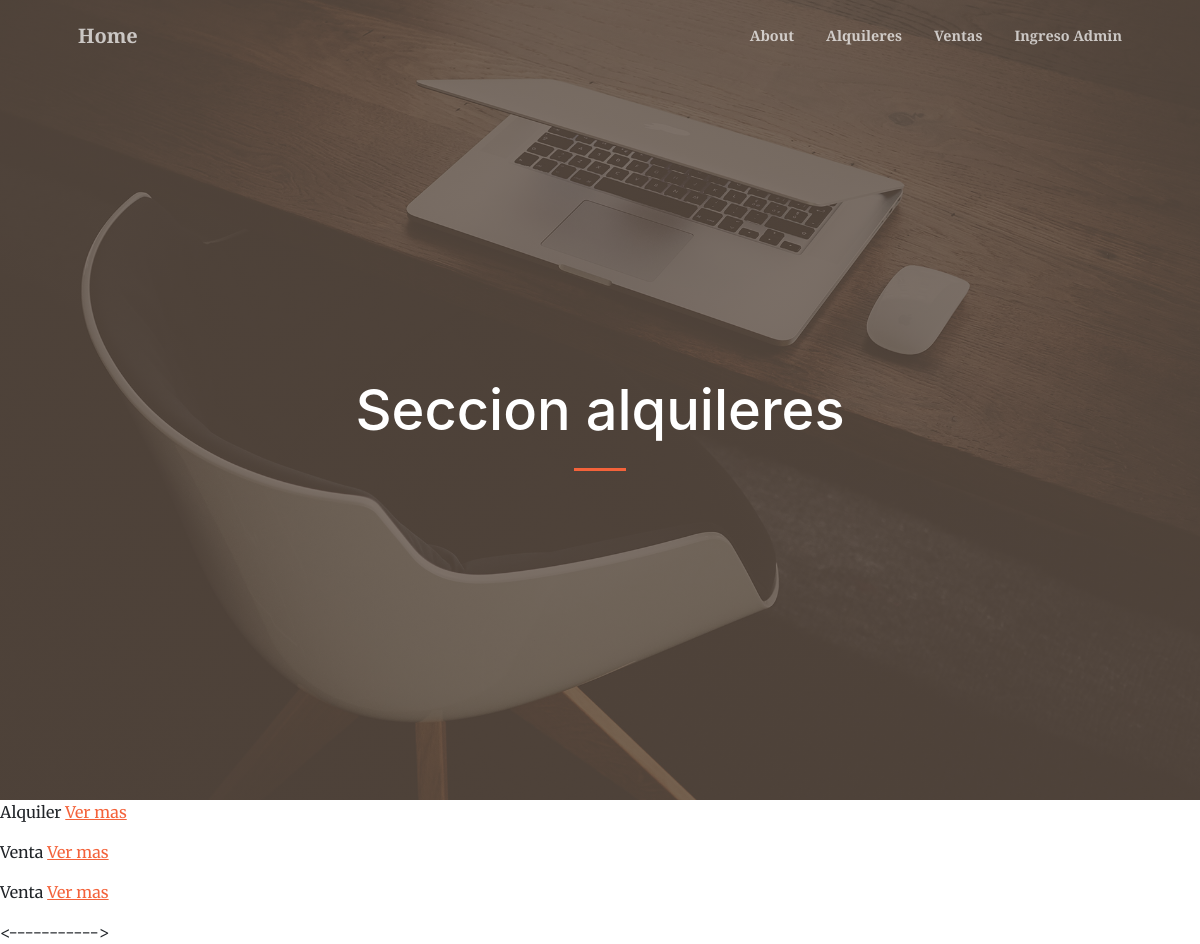
Page /appinmo/inmuebles/ on the committed database.
### inmobiliaria/models.py (models this page shows, shortened)
class Inmuebles (models.Model):
    tipo_de_operacion = models.CharField(max_length=100)
    precio = models.IntegerField()
    cantidad_ambientes = models.IntegerField()
    cantidad_dormitorios = models.IntegerField()
    descripcion = models.CharField(max_length=100)

### inmobiliaria/views.py (the view, shortened to what this page needs)
# urls.py: path("inmuebles/", InmueblesList.as_view(), name = "inmuebles"),
class InmueblesList( ListView):
    model = Inmuebles
    template_name = "inmobiliaria/inmuebles_list.html"

### inmobiliaria/templates/inmobiliaria/inmuebles_list.html (shortened to what this page needs)
{% extends 'inmobiliaria/base.html' %}
{% block encabezado1 %}
<h1 class="text-white font-weight-bold">Seccion alquileres</h1>
{% endblock %}
{% block contenido %}
    {% for inmueble in object_list %}
        <p>{{inmueble.tipo_de_operacion}}  <a href="{% url 'inmuebles' inmueble.id %}"> Ver mas</a> </p>
    {% endfor %}
{% endblock contenido %}

### rows in the picture
Inmuebles: tipo_de_operacion "Alquiler"
Inmuebles: tipo_de_operacion "Venta"
Inmuebles: tipo_de_operacion "Venta"
